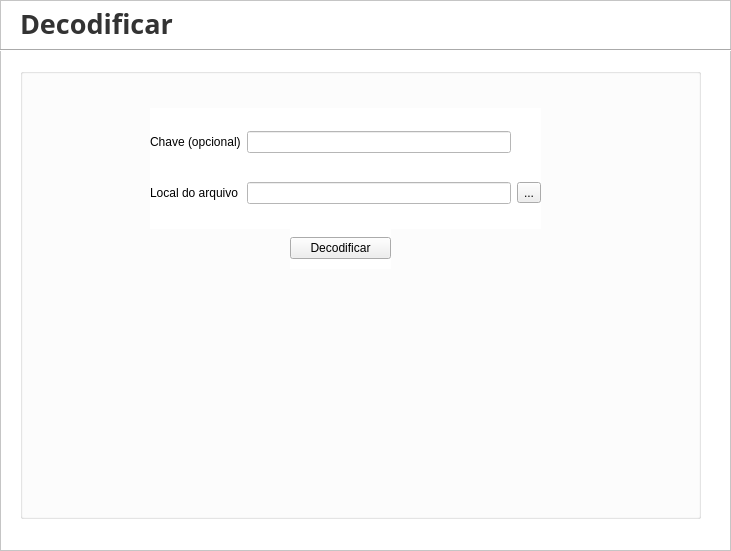
   <widget class="QFrame" name="frame_decodificar">
    <property name="geometry">
     <rect>
      <x>169</x>
      <y>31</y>
      <width>731</width>
      <height>551</height>
     </rect>
    </property>
    <property name="styleSheet">
     <string notr="true">background-color: rgb(255, 255, 255);</string>
    </property>
    <property name="frameShape">
     <enum>QFrame::StyledPanel</enum>
    </property>
    <property name="frameShadow">
     <enum>QFrame::Raised</enum>
    </property>
    <widget class="QLabel" name="label_analises_2">
     <property name="geometry">
      <rect>
       <x>20</x>
       <y>13</y>
       <width>191</width>
       <height>21</height>
      </rect>
     </property>
     <property name="font">
      <font>
       <family>Source Sans Pro ExtraLight</family>
       <pointsize>20</pointsize>
       <weight>75</weight>
       <bold>true</bold>
      </font>
     </property>
     <property name="styleSheet">
      <string notr="true">color: rgb(51, 51, 51);</string>
     </property>
     <property name="text">
      <string>Decodificar</string>
     </property>
    </widget>
    <widget class="Line" name="line_9">
     <property name="geometry">
      <rect>
       <x>-1</x>
       <y>49</y>
       <width>802</width>
       <height>2</height>
      </rect>
     </property>
     <property name="orientation">
      <enum>Qt::Horizontal</enum>
     </property>
    </widget>
    <widget class="QGroupBox" name="groupBox">
     <property name="geometry">
      <rect>
       <x>20</x>
       <y>68</y>
       <width>681</width>
       <height>451</height>
      </rect>
     </property>
     <property name="title">
      <string/>
     </property>
     <widget class="QWidget" name="gridLayoutWidget">
      <property name="geometry">
       <rect>
        <x>130</x>
        <y>40</y>
        <width>391</width>
        <height>121</height>
       </rect>
      </property>
      <layout class="QGridLayout" name="gridLayout">
       <item row="1" column="0">
        <widget class="QLabel" name="label_6">
         <property name="text">
          <string>Local do arquivo</string>
         </property>
        </widget>
       </item>
       <item row="0" column="0">
        <widget class="QLabel" name="label_4">
         <property name="text">
          <string>Chave (opcional)</string>
         </property>
        </widget>
       </item>
       <item row="1" column="1">
        <widget class="QLineEdit" name="lineEdit_local_arquivo"/>
       </item>
       <item row="0" column="1">
        <widget class="QLineEdit" name="lineEdit_chave"/>
       </item>
       <item row="1" column="2">
        <widget class="QToolButton" name="toolButton_selecionar_arq">
         <property name="styleSheet">
          <string notr="true">background-color: None;</string>
         </property>
         <property name="text">
          <string>...</string>
         </property>
        </widget>
       </item>
      </layout>
     </widget>
     <widget class="QWidget" name="verticalLayoutWidget_2">
      <property name="geometry">
       <rect>
        <x>270</x>
        <y>160</y>
        <width>101</width>
        <height>41</height>
       </rect>
      </property>
      <layout class="QVBoxLayout" name="verticalLayout_2">
       <item>
        <widget class="QPushButton" name="push_decodificar">
         <property name="styleSheet">
          <string notr="true">background-color: None;</string>
         </property>
         <property name="text">
          <string>Decodificar</string>
         </property>
        </widget>
       </item>
      </layout>
     </widget>
    </widget>
   </widget>
